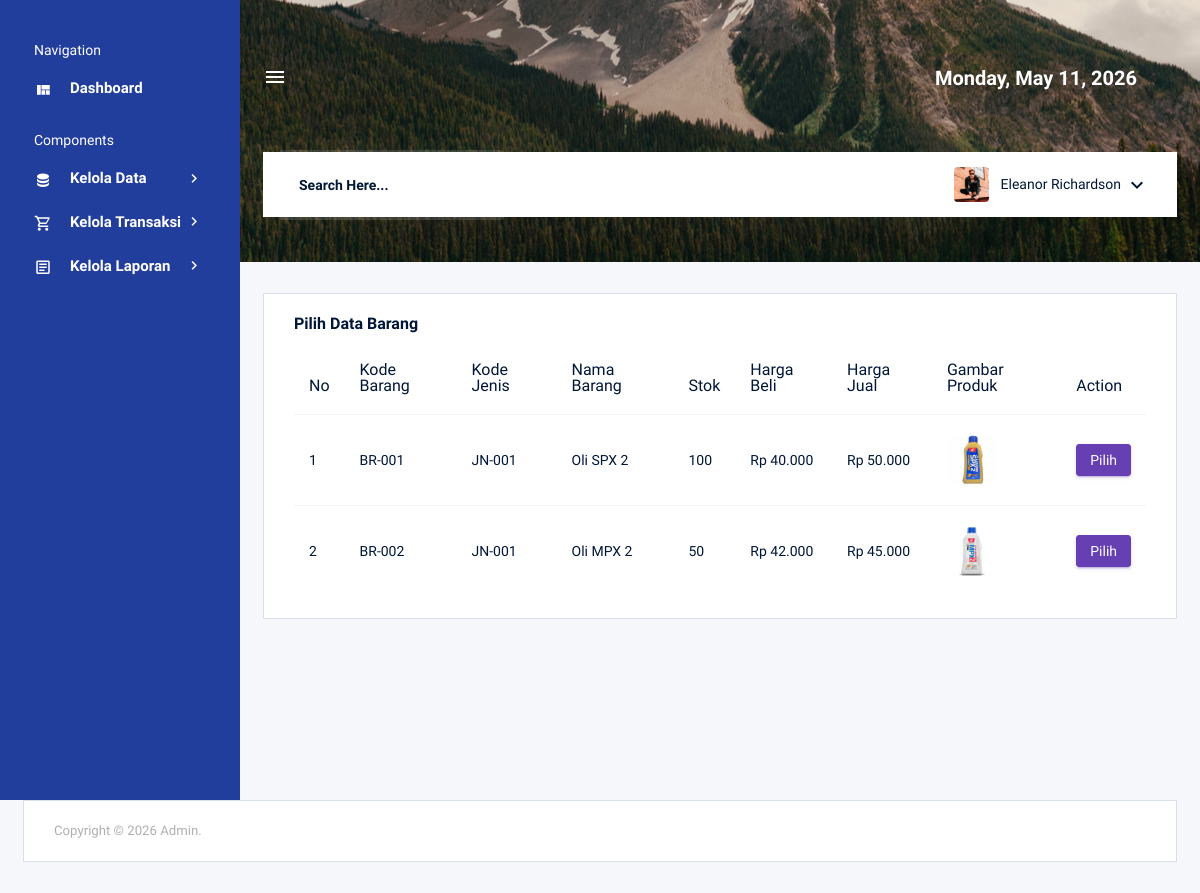
Before: /admin/pembelian_barang.php (signed in) with the older database file.
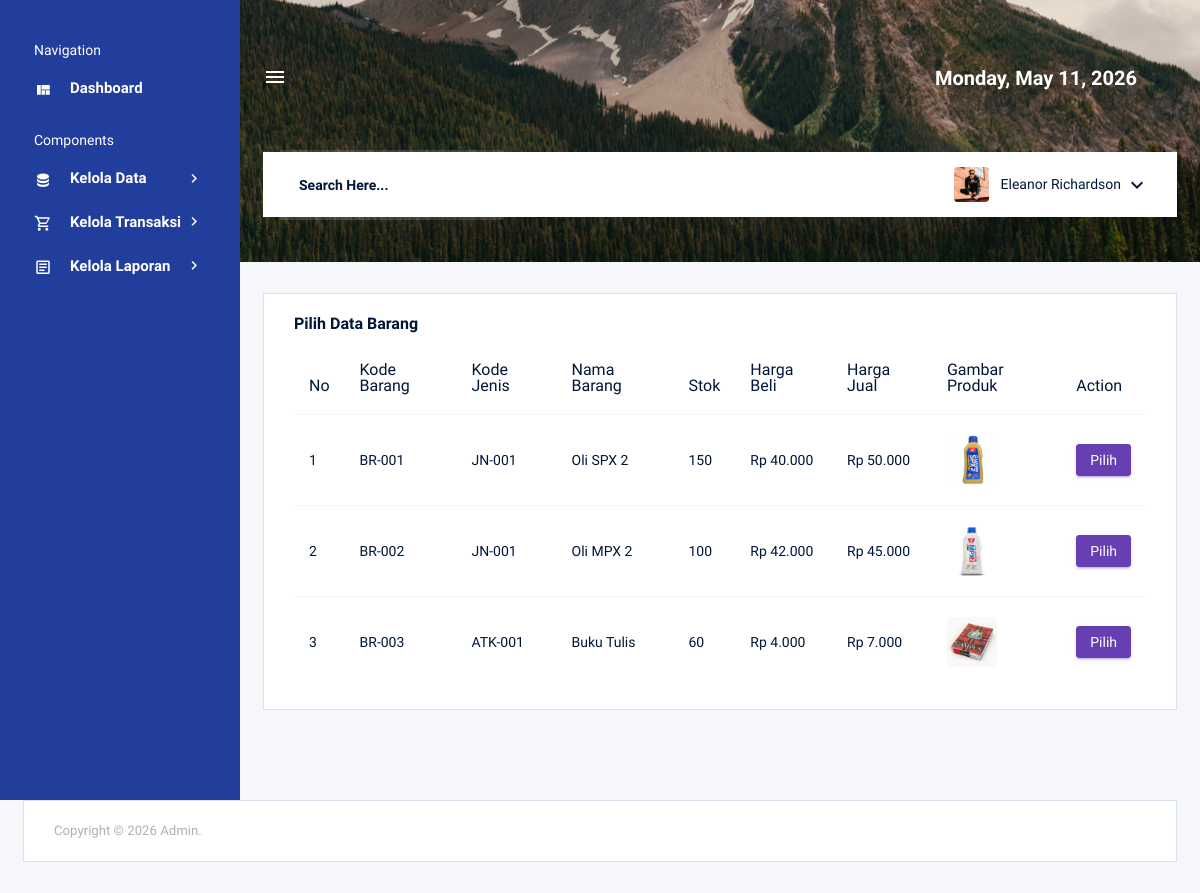
After: the same page with the newer database file.
### tables this page shows
CREATE TABLE `tb_barang` (
  `kd_barang` varchar(100) NOT NULL,
  `kode_jenis` varchar(20) DEFAULT NULL,
  `nama_barang` varchar(255) DEFAULT NULL,
  `stok` int(11) DEFAULT NULL,
  `harga_beli` int(11) DEFAULT NULL,
  `harga_jual` int(11) DEFAULT NULL,
  `gambar_produk` text DEFAULT NULL
);

### admin/pembelian_barang.php (the view, shortened to what this page needs)
<?php
include '../koneksi.php';
$no_pembelian = $_GET['no_pembelian'];
?>
<!DOCTYPE html>
<html lang="en">
<?php include 'elements/header.php'; ?>
<body>
    <div class="container-scroller d-flex">
        <?php include 'elements/sidebar.php'; ?>
        <div class="container-fluid page-body-wrapper">
            <?php include 'elements/navbar.php'; ?>
            <div class="main-panel">
                <div class="content-wrapper">
                    <div class="row">
                        <div class="col-lg-12 grid-margin stretch-card">
                            <div class="card">
                                <div class="card-body">
                                    <h4 class="card-title">Pilih Data Barang</h4>
                                    <div class="table-responsive">
                                        <table class="table table-hover">
                                            <thead>
                                                <tr>
                                                    <th>No</th>
                                                    <th>Kode Barang</th>
                                                    <th>Kode Jenis</th>
                                                    <th>Nama Barang</th>
                                                    <th>Stok</th>
                                                    <th>Harga Beli</th>
                                                    <th>Harga Jual</th>
                                                    <th>Gambar Produk</th>
                                                    <th>Action</th>
                                                </tr>
                                            </thead>
                                            <tbody>
                                                <?php
                                                $query = mysqli_query($koneksi, "SELECT tb_barang.*, tb_jenis.jenis FROM tb_barang LEFT JOIN tb_jenis ON tb_barang.kode_jenis = tb_jenis.kode_jenis ORDER BY tb_barang.kd_barang ASC");
                                                $no = 1;
                                                while ($data = mysqli_fetch_array($query)) {
                                                ?>
                                                    <tr>
                                                        <td><?php echo $no++; ?></td>
                                                        <td><?php echo $data['kd_barang']; ?></td>
                                                        <td><?php echo $data['kode_jenis']; ?></td>
                                                        <td><?php echo $data['nama_barang']; ?></td>
                                                        <td><?php echo $data['stok']; ?></td>
                                                        <td>Rp <?php echo number_format($data['harga_beli'], 0, ',', '.'); ?></td>
                                                        <td>Rp <?php echo number_format($data['harga_jual'], 0, ',', '.'); ?></td>
                                                        <td>
                                                            <?php if ($data['gambar_produk'] != ""): ?>
                                                                <img src="images/<?php echo $data['gambar_produk']; ?>" style="width: 50px; height: 50px; border-radius: 5px; object-fit: cover;" alt="Gambar">
                                                            <?php else: ?>
                                                                <span class="text-muted">No Image</span>
                                                            <?php endif; ?>
                                                        </td>
                                                        <td>
                                                            <a href="detail_pembelian.php?no_pembelian=<?php echo $no_pembelian; ?>&kd_barang=<?php echo $data['kd_barang']; ?>&nama_barang=<?php echo urlencode($data['nama_barang']); ?>&kode_jenis=<?php echo $data['kode_jenis']; ?>&stok=<?php echo $data['stok']; ?>&harga_barang=<?php echo $data['harga_beli']; ?>"
                                                                class="btn btn-sm btn-primary">Pilih</a>
                                                        </td>
                                                    </tr>
                                                <?php } ?>
                                            </tbody>
                                        </table>
                                    </div>
                                </div>
                            </div>
                        </div>
                    </div>
                </div>
            </div>
        </div>
    </div>
    <?php include 'elements/footer.php'; ?>
</body>
</html>

Changed rows visible on the page:
changed tb_barang "BR-001": stok "100" → "150"
changed tb_barang "BR-002": stok "50" → "100"
added tb_barang: kd_barang "BR-003", kode_jenis "ATK-001", nama_barang "Buku Tulis", stok "60", harga_beli "4.000", harga_jual "7.000", gambar_produk (picture)
